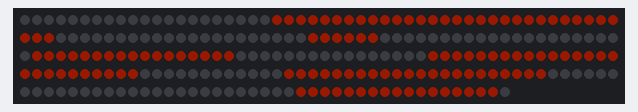
The sketch below on a simulated Arduino Uno, built with avr-gcc and run on an emulated ATmega328P. On the bench: 241 RGB LEDs in strip order, left to right, continuing on the next row. Dim RGB values are drawn brighter than linear.

Above: at 3.24 s.
At 6.08 s:
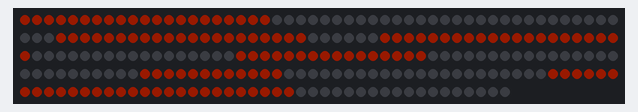
At 7.97 s:
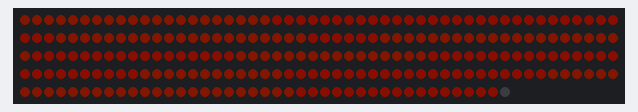

Measured:
- by itself, everything shown: repeats every 6.2 s, in 76 steps

The sketch:

record_shelf.ino
```cpp
#include "FastLED.h"

// fast led constants
#define LED_PIN    2     // change to your data pin
//#define BUTTON_PIN 30
#define COLOR_ORDER GRB      // if colors are mismatched; change this
#define NUM_LEDS    241       // change to the number of LEDs in your strip
#define BRIGHTNESS 32
#define LED_TYPE    WS2812B

CRGB leds[NUM_LEDS];
int startIndex=0;
int sections[13] = {0,21,53,74,80,101,118,134,160,172,194,223,240};

void setup()
{
  delay(3000);

  FastLED.addLeds<LED_TYPE, LED_PIN, COLOR_ORDER>(leds, NUM_LEDS);
  FastLED.setBrightness(BRIGHTNESS);

}

void loop()
{

    for(int br=0;br<225;br++){
      FastLED.clear();
      for(int i=0;i<12;i++){
        for(int j=sections[i];j<sections[i+1];j++){
          if(i%2==0){
            leds[j].setHSV(15,255,br+25);
          }
          else{
            leds[j].setHSV(15,255,256-br);
          }
        }
      }

      FastLED.show();
      delay(1);
    }
    for(int br=0;br<225;br++){
      FastLED.clear();
      for(int i=0;i<12;i++){
        for(int j=sections[i];j<sections[i+1];j++){
          if(i%2==0){
            leds[j].setHSV(15,255,255-br);
          }
          else{
            leds[j].setHSV(15,255,br+25);
          }
        }
      }

      FastLED.show();
      delay(1);
    }

    startIndex=(startIndex+1)%255;
}
```
